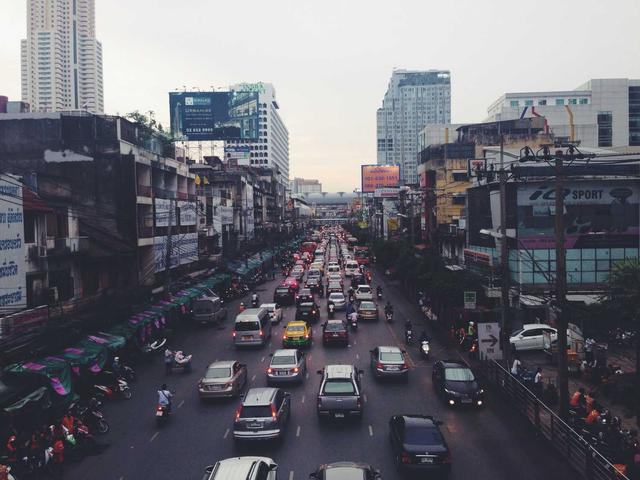
#> input picture 04_hog/images/input_image.jpg, 640 x 480 px
$ python hog_gradient_visual.py
#> lines starting #> are read from the running program, lines starting #| are printed output that depends on the picture
"""
HOG Gradient Visualization
Detailed visualizations for gradient computation step using real images
"""

import os
import numpy as np
import matplotlib.pyplot as plt
from matplotlib.patches import Rectangle
from matplotlib.colors import LinearSegmentedColormap
from PIL import Image

SCRIPT_DIR = os.path.dirname(os.path.abspath(__file__))
OUT_DIR = os.path.join(os.path.dirname(SCRIPT_DIR), 'images')
os.makedirs(OUT_DIR, exist_ok=True)


def load_image():
    """Load the input image"""
    image_path = os.path.join(OUT_DIR, "input_image.jpg")
    img = np.array(Image.open(image_path))
#> img is the input picture: shape (480, 640, 3); mean R, G, B 105.6, 105.7, 113.8
    if len(img.shape) == 3:
        gray = 0.299 * img[:, :, 0] + 0.587 * img[:, :, 1] + 0.114 * img[:, :, 2]
    else:
        gray = img.astype(np.float64)
    return gray / 255.0, img


def compute_gradients(img):
    """Compute gradients"""
    gx = np.zeros_like(img)
    gy = np.zeros_like(img)
    gx[:, 1:-1] = img[:, 2:] - img[:, :-2]
    gy[1:-1, :] = img[2:, :] - img[:-2, :]
    magnitude = np.sqrt(gx**2 + gy**2)
    direction = np.arctan2(gy, gx) * 180 / np.pi % 180
    return magnitude, direction, gx, gy


def create_gradient_computation_visual():
    """Detailed visualization of gradient computation with real image patch"""
    gray, _ = load_image()

    # Extract a small patch for detailed visualization
    patch_y, patch_x = 100, 150
    patch_size = 16
    patch = gray[patch_y:patch_y+patch_size, patch_x:patch_x+patch_size]

    fig, axes = plt.subplots(2, 3, figsize=(16, 10))

    # Compute gradients for patch
    gx = np.zeros_like(patch)
    gy = np.zeros_like(patch)
    gx[:, 1:-1] = patch[:, 2:] - patch[:, :-2]
    gy[1:-1, :] = patch[2:, :] - patch[:-2, :]
    magnitude = np.sqrt(gx**2 + gy**2)
    direction = np.arctan2(gy, gx) * 180 / np.pi % 180

    # Panel 1: Original patch
    ax = axes[0, 0]
    ax.imshow(patch, cmap='gray', vmin=0, vmax=1)
    ax.set_title(f'Image Patch ({patch_size}×{patch_size})\nfrom position ({patch_x}, {patch_y})', fontsize=11, fontweight='bold')
    ax.axis('off')

    # Panel 2: Gx
    ax = axes[0, 1]
    cmap_rg = LinearSegmentedColormap.from_list('rg', ['blue', 'white', 'red'])
    im = ax.imshow(gx, cmap=cmap_rg, vmin=-0.3, vmax=0.3)
    ax.set_title('Horizontal Gradient (Gx)\nGx = I(x+1,y) - I(x-1,y)', fontsize=11, fontweight='bold')
    ax.axis('off')
    plt.colorbar(im, ax=ax, shrink=0.8)

    # Panel 3: Gy
    ax = axes[0, 2]
    im = ax.imshow(gy, cmap=cmap_rg, vmin=-0.3, vmax=0.3)
    ax.set_title('Vertical Gradient (Gy)\nGy = I(x,y+1) - I(x,y-1)', fontsize=11, fontweight='bold')
    ax.axis('off')
    plt.colorbar(im, ax=ax, shrink=0.8)

    # Panel 4: Magnitude
    ax = axes[1, 0]
    im = ax.imshow(magnitude, cmap='hot')
    ax.set_title('Gradient Magnitude\nM = √(Gx² + Gy²)', fontsize=11, fontweight='bold')
    ax.axis('off')
    plt.colorbar(im, ax=ax, shrink=0.8)

    # Panel 5: Direction
    ax = axes[1, 1]
    im = ax.imshow(direction, cmap='hsv', vmin=0, vmax=180)
    ax.set_title('Gradient Direction (0°-180°)\nθ = arctan(Gy/Gx) mod 180°', fontsize=11, fontweight='bold')
    ax.axis('off')
    plt.colorbar(im, ax=ax, shrink=0.8, label='degrees')

    # Panel 6: Gradient vectors
    ax = axes[1, 2]
    ax.imshow(patch, cmap='gray', vmin=0, vmax=1, alpha=0.5)
    for i in range(1, patch_size-1, 2):
        for j in range(1, patch_size-1, 2):
            mag = magnitude[i, j]
            angle = direction[i, j]
            if mag > 0.01:
                dx = mag * 4 * np.cos(np.radians(angle))
                dy = mag * 4 * np.sin(np.radians(angle))
                ax.arrow(j, i, dx, dy, head_width=0.3, head_length=0.2, fc='red', ec='red', linewidth=1)
    ax.set_title('Gradient Vectors\n(arrows show direction & magnitude)', fontsize=11, fontweight='bold')
    ax.set_xlim(-0.5, patch_size-0.5)
    ax.set_ylim(patch_size-0.5, -0.5)

    plt.suptitle('HOG Step 2: Gradient Computation - Detailed View', fontsize=14, fontweight='bold')
    plt.tight_layout()
    plt.savefig(os.path.join(OUT_DIR, 'hog_gradient_computation.png'), dpi=150, bbox_inches='tight', facecolor='white')
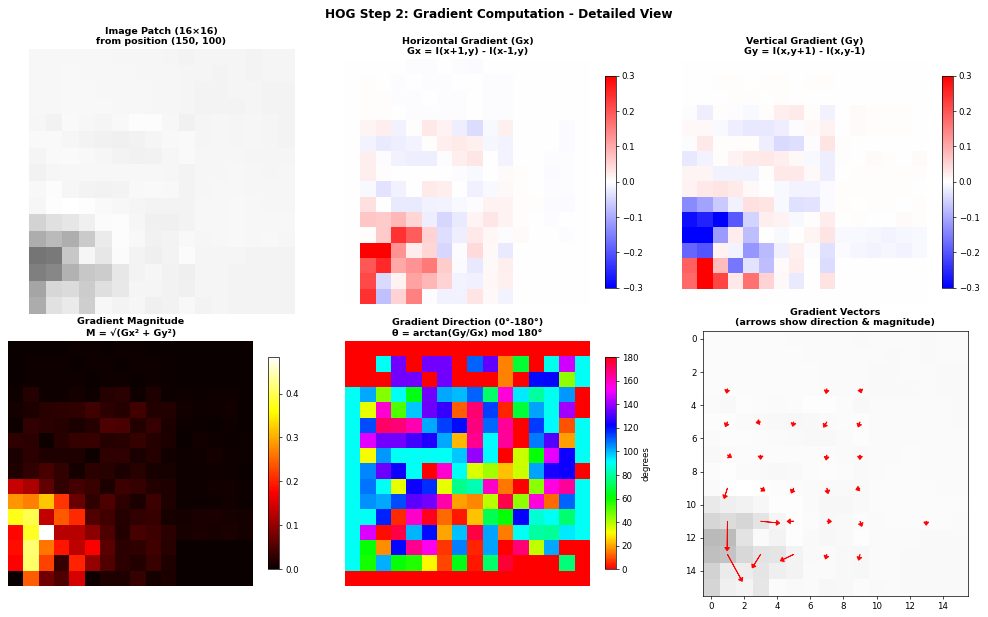
#> figure drawn by matplotlib, 10 panels
    plt.close()
    print("Saved: hog_gradient_computation.png")


def create_edge_detection_visual():
    """Show how gradients reveal edges in real image"""
    gray, original_rgb = load_image()

    # Apply gamma correction
    gray = np.power(np.clip(gray, 1e-8, 1), 0.5)
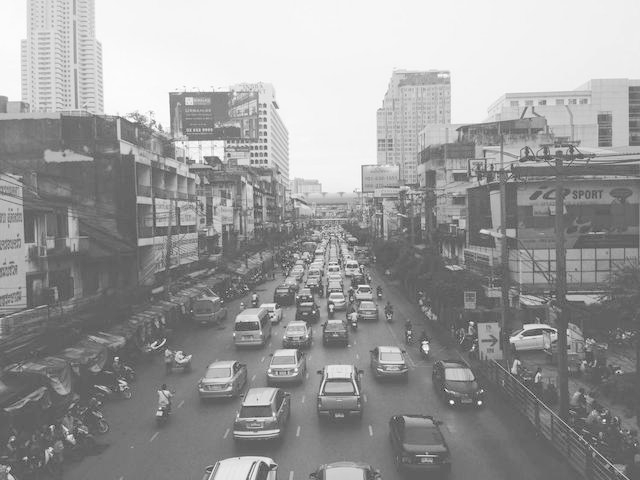
#> gray: shape (480, 640) float64; min 0.0473, max 1, mean 0.609

    # Compute gradients
    magnitude, direction, gx, gy = compute_gradients(gray)
#> in compute_gradients, `gy[1:-1, :] = img[2:, :] - img[:-2, :]`:
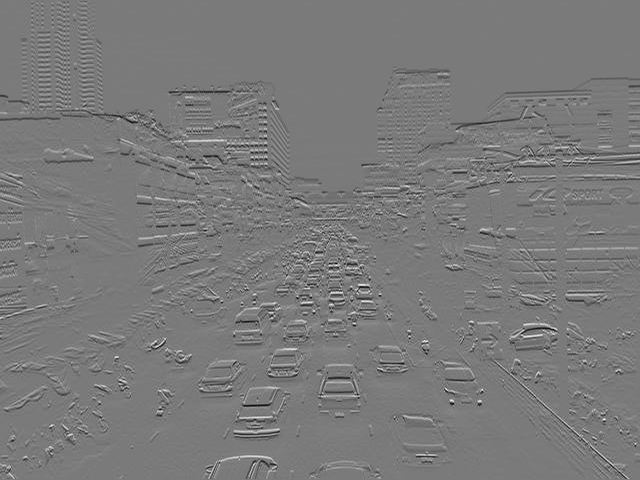
#> gy: shape (480, 640) float64; min -0.673, max 0.725, mean -0.00187; drawn with min black and max white
#> in compute_gradients, `magnitude = np.sqrt(gx**2 + gy**2)`:
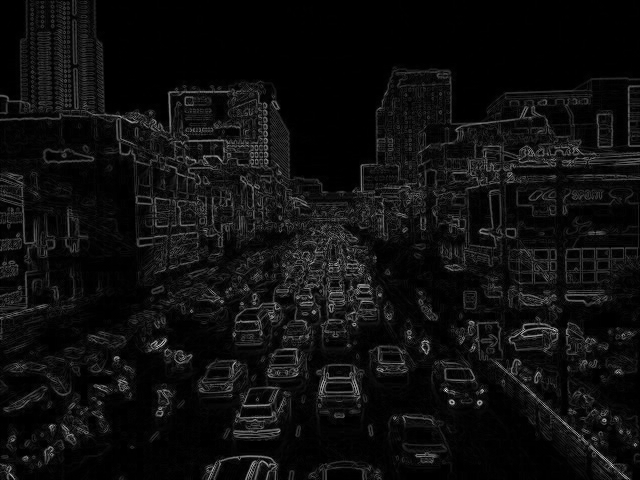
#> magnitude: shape (480, 640) float64; min 0, max 1.02, mean 0.0599; drawn with min black and max white
#> in compute_gradients, `direction = np.arctan2(gy, gx) * 180 / np.pi % 180`:
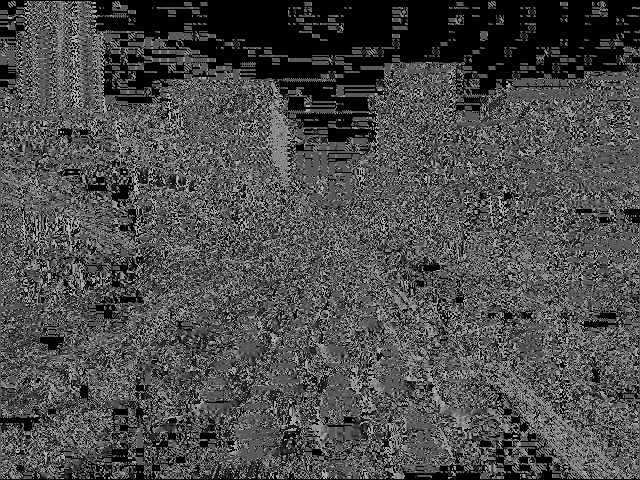
#> direction: shape (480, 640) float64; min 0, max 180, mean 75.1

    fig, axes = plt.subplots(2, 3, figsize=(15, 10))

    ax = axes[0, 0]
    ax.imshow(original_rgb)
    ax.set_title('Original Image', fontsize=12, fontweight='bold')
    ax.axis('off')

    ax = axes[0, 1]
    im = ax.imshow(gx, cmap='RdBu', vmin=-0.3, vmax=0.3)
    ax.set_title('Gx (Horizontal Gradient)\nDetects vertical edges', fontsize=12, fontweight='bold')
    ax.axis('off')
    plt.colorbar(im, ax=ax, shrink=0.7)

    ax = axes[0, 2]
    im = ax.imshow(gy, cmap='RdBu', vmin=-0.3, vmax=0.3)
    ax.set_title('Gy (Vertical Gradient)\nDetects horizontal edges', fontsize=12, fontweight='bold')
    ax.axis('off')
    plt.colorbar(im, ax=ax, shrink=0.7)

    ax = axes[1, 0]
    im = ax.imshow(magnitude, cmap='hot')
    ax.set_title('Gradient Magnitude\nEdge strength', fontsize=12, fontweight='bold')
    ax.axis('off')
    plt.colorbar(im, ax=ax, shrink=0.7)

    ax = axes[1, 1]
    im = ax.imshow(direction, cmap='hsv', vmin=0, vmax=180)
    ax.set_title('Gradient Direction (0°-180°)\nEdge orientation', fontsize=12, fontweight='bold')
    ax.axis('off')
    plt.colorbar(im, ax=ax, shrink=0.7, label='degrees')

    # Gradient vectors overlay
    ax = axes[1, 2]
    ax.imshow(gray, cmap='gray', alpha=0.5)
    step = max(gray.shape[0] // 25, 10)
#> step = 19
    for y in range(step, gray.shape[0]-step, step):
        for x in range(step, gray.shape[1]-step, step):
            mag = magnitude[y, x]
            angle = direction[y, x]
            if mag > 0.04:
                dx = mag * 12 * np.cos(np.radians(angle))
                dy = mag * 12 * np.sin(np.radians(angle))
                ax.arrow(x, y, dx, dy, head_width=3, head_length=1.5, fc='lime', ec='lime', linewidth=0.8)
    ax.set_title('Gradient Vectors on Image\n(sparse sampling)', fontsize=12, fontweight='bold')
    ax.axis('off')

    plt.suptitle('HOG: How Gradients Detect Edges in Real Image', fontsize=14, fontweight='bold')
    plt.tight_layout()
    plt.savefig(os.path.join(OUT_DIR, 'hog_edge_detection.png'), dpi=150, bbox_inches='tight', facecolor='white')
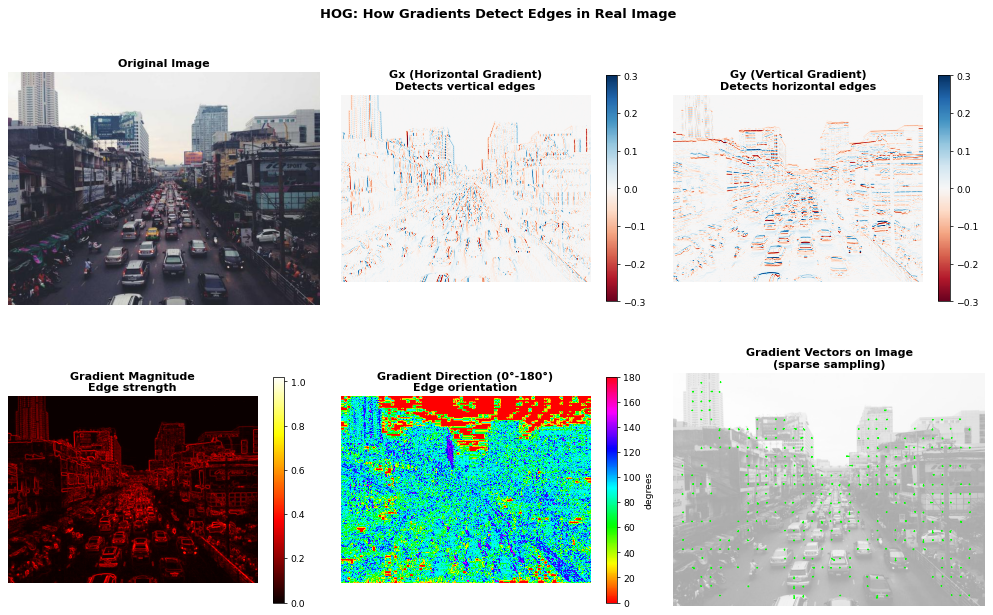
#> figure drawn by matplotlib, 10 panels
    plt.close()
    print("Saved: hog_edge_detection.png")


def create_signed_vs_unsigned_visual():
    """Explain why HOG uses unsigned gradients (0-180) with real examples"""
    gray, _ = load_image()

    fig, axes = plt.subplots(1, 3, figsize=(15, 5))

    # Find two patches with opposite gradient directions (e.g., light-dark vs dark-light edges)
    # Use patches from different parts of the image

    # Panel 1: Explanation diagram
    ax = axes[0]
    ax.set_xlim(0, 10)
    ax.set_ylim(0, 8)
    ax.axis('off')

    # Two edge examples
    ax.text(2.5, 7.2, 'Light → Dark', fontsize=11, ha='center', fontweight='bold')
    ax.text(7.5, 7.2, 'Dark → Light', fontsize=11, ha='center', fontweight='bold')

    # Draw gradient arrows
    ax.arrow(1, 5, 3, 0, head_width=0.3, head_length=0.2, fc='blue', ec='blue', linewidth=3)
    ax.text(2.5, 4.2, 'Gx > 0\nθ = 0°', fontsize=10, ha='center')

    ax.arrow(9, 5, -3, 0, head_width=0.3, head_length=0.2, fc='red', ec='red', linewidth=3)
    ax.text(7.5, 4.2, 'Gx < 0\nθ = 180°', fontsize=10, ha='center')

    # Explanation
    ax.text(5, 2.5, 'Both are VERTICAL EDGES!\nShould be treated the same.', fontsize=12, ha='center',
            bbox=dict(facecolor='lightyellow', edgecolor='orange', linewidth=2))

    ax.text(5, 1, 'Solution: Use unsigned gradients (0°-180°)\n180° → 0° (same bin)', fontsize=11, ha='center',
            bbox=dict(facecolor='lightgreen', edgecolor='green', linewidth=2))

    ax.set_title('Why Unsigned Gradients?', fontsize=12, fontweight='bold')

    # Panel 2: Signed histogram example
    ax = axes[1]
    signed_bins = np.arange(0, 360, 20)
    hist_signed = np.zeros(18)
    hist_signed[0] = 0.5   # 0° bin
    hist_signed[9] = 0.5   # 180° bin

    colors = plt.cm.hsv(np.linspace(0, 1, 18))
    ax.bar(range(18), hist_signed, color=colors, edgecolor='black')
    ax.set_xlabel('Orientation Bin (0°-360°)', fontsize=10)
    ax.set_ylabel('Vote', fontsize=10)
    ax.set_xticks(range(0, 18, 2))
    ax.set_xticklabels([f'{b}°' for b in signed_bins[::2]], fontsize=8, rotation=45)
    ax.set_title('Signed (0°-360°): Different Bins\n(Same edge type in different bins!)', fontsize=11, fontweight='bold', color='red')

    # Panel 3: Unsigned histogram example
    ax = axes[2]
    unsigned_bins = np.arange(0, 180, 20)
    hist_unsigned = np.zeros(9)
    hist_unsigned[0] = 1.0  # Both map to 0° bin

    colors = plt.cm.hsv(np.linspace(0, 0.5, 9))
    ax.bar(range(9), hist_unsigned, color=colors, edgecolor='black')
    ax.set_xlabel('Orientation Bin (0°-180°)', fontsize=10)
    ax.set_ylabel('Vote', fontsize=10)
    ax.set_xticks(range(9))
    ax.set_xticklabels([f'{b}°' for b in unsigned_bins], fontsize=9)
    ax.set_title('Unsigned (0°-180°): Same Bin\n(Both edge types combined!)', fontsize=11, fontweight='bold', color='green')

    plt.suptitle('HOG Uses Unsigned Gradients for Robustness', fontsize=14, fontweight='bold')
    plt.tight_layout()
    plt.savefig(os.path.join(OUT_DIR, 'hog_signed_vs_unsigned.png'), dpi=150, bbox_inches='tight', facecolor='white')
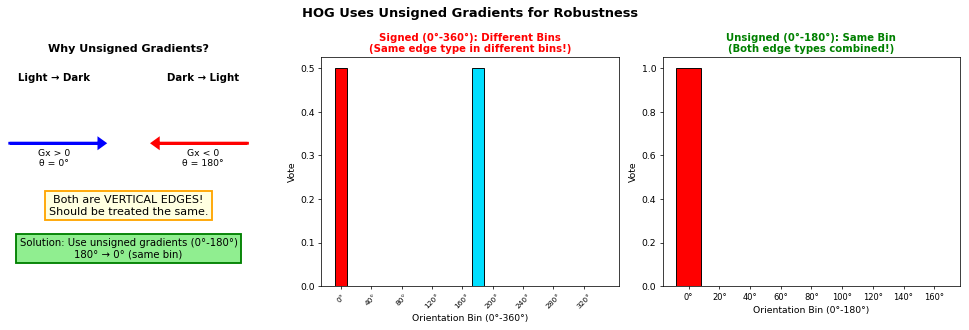
#> figure drawn by matplotlib, 3 panels; panel 3: tallest bar 1 high, from x = -0.4 to 0.4
    plt.close()
    print("Saved: hog_signed_vs_unsigned.png")


if __name__ == "__main__":
    print("Generating HOG Gradient Visualizations...")
    print("-" * 50)
    create_gradient_computation_visual()
    create_edge_detection_visual()
    create_signed_vs_unsigned_visual()
    print("-" * 50)
    print("Done!")
